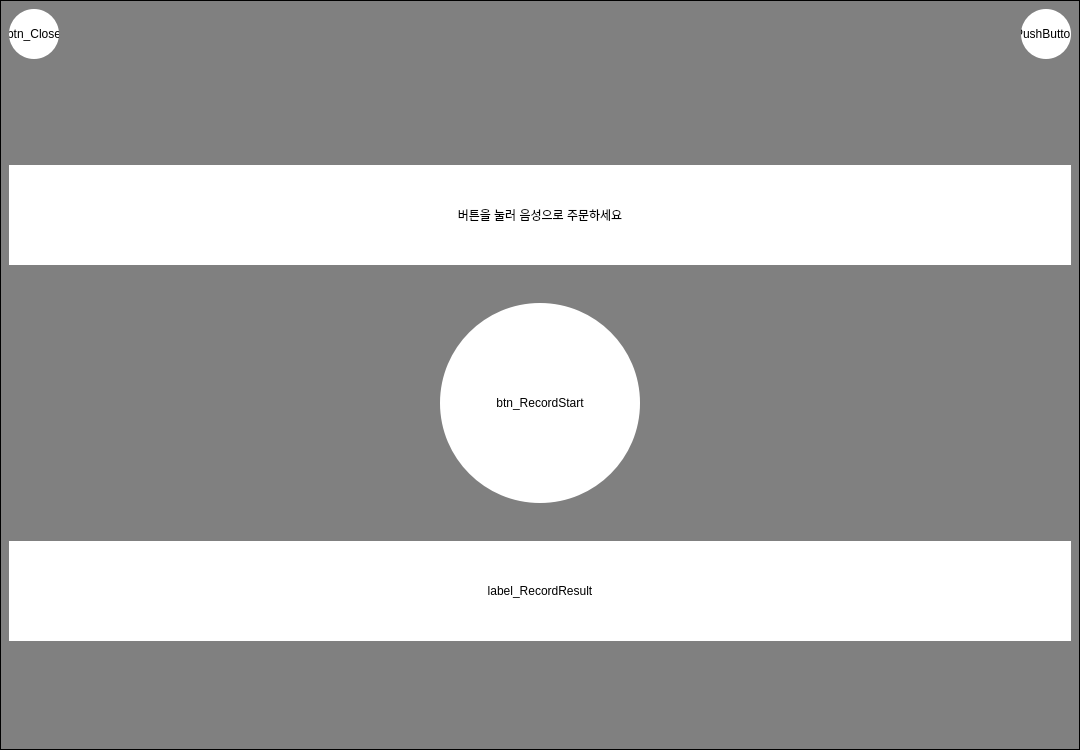
<?xml version="1.0" encoding="UTF-8"?>
<ui version="4.0">
 <class>Dialog</class>
 <widget class="QDialog" name="Dialog">
  <property name="geometry">
   <rect>
    <x>0</x>
    <y>0</y>
    <width>1080</width>
    <height>750</height>
   </rect>
  </property>
  <property name="windowTitle">
   <string>Dialog</string>
  </property>
  <property name="layoutDirection">
   <enum>Qt::LeftToRight</enum>
  </property>
  <property name="styleSheet">
   <string notr="true">QPushButton {
	border-radius: 100%;
	background: white;
}

QPushButton:hover {
	background: lightgrey;
}

QPushButton:pressed {}

QDialog {
	border: 1px solid;
	background: grey;
}

QLabel {
	background: white;
}</string>
  </property>
  <layout class="QGridLayout" name="gridLayout">
   <property name="leftMargin">
    <number>0</number>
   </property>
   <property name="topMargin">
    <number>0</number>
   </property>
   <property name="rightMargin">
    <number>0</number>
   </property>
   <property name="bottomMargin">
    <number>0</number>
   </property>
   <property name="horizontalSpacing">
    <number>0</number>
   </property>
   <item row="0" column="0">
    <widget class="QStackedWidget" name="stackedWidget">
     <property name="currentIndex">
      <number>0</number>
     </property>
     <widget class="QWidget" name="ai_StartPage">
      <layout class="QVBoxLayout" name="verticalLayout_2">
       <item>
        <layout class="QHBoxLayout" name="hLayout_0">
         <item>
          <widget class="QPushButton" name="pushButton_2">
           <property name="sizePolicy">
            <sizepolicy hsizetype="Fixed" vsizetype="Fixed">
             <horstretch>0</horstretch>
             <verstretch>0</verstretch>
            </sizepolicy>
           </property>
           <property name="minimumSize">
            <size>
             <width>50</width>
             <height>50</height>
            </size>
           </property>
           <property name="maximumSize">
            <size>
             <width>50</width>
             <height>50</height>
            </size>
           </property>
           <property name="styleSheet">
            <string notr="true">border-radius: 25px;</string>
           </property>
           <property name="text">
            <string>btn_Close</string>
           </property>
          </widget>
         </item>
         <item>
          <spacer name="horizontalSpacer">
           <property name="orientation">
            <enum>Qt::Horizontal</enum>
           </property>
           <property name="sizeHint" stdset="0">
            <size>
             <width>40</width>
             <height>20</height>
            </size>
           </property>
          </spacer>
         </item>
         <item>
          <widget class="QPushButton" name="pushButton">
           <property name="sizePolicy">
            <sizepolicy hsizetype="Fixed" vsizetype="Fixed">
             <horstretch>0</horstretch>
             <verstretch>0</verstretch>
            </sizepolicy>
           </property>
           <property name="minimumSize">
            <size>
             <width>50</width>
             <height>50</height>
            </size>
           </property>
           <property name="maximumSize">
            <size>
             <width>50</width>
             <height>50</height>
            </size>
           </property>
           <property name="styleSheet">
            <string notr="true">border-radius: 25px;</string>
           </property>
           <property name="text">
            <string>PushButton</string>
           </property>
          </widget>
         </item>
        </layout>
       </item>
       <item>
        <spacer name="vSpacer_1">
         <property name="orientation">
          <enum>Qt::Vertical</enum>
         </property>
         <property name="sizeType">
          <enum>QSizePolicy::Fixed</enum>
         </property>
         <property name="sizeHint" stdset="0">
          <size>
           <width>20</width>
           <height>100</height>
          </size>
         </property>
        </spacer>
       </item>
       <item>
        <widget class="QLabel" name="label_Title">
         <property name="sizePolicy">
          <sizepolicy hsizetype="Expanding" vsizetype="Fixed">
           <horstretch>0</horstretch>
           <verstretch>0</verstretch>
          </sizepolicy>
         </property>
         <property name="minimumSize">
          <size>
           <width>0</width>
           <height>100</height>
          </size>
         </property>
         <property name="maximumSize">
          <size>
           <width>16777215</width>
           <height>100</height>
          </size>
         </property>
         <property name="text">
          <string>버튼을 눌러 음성으로 주문하세요</string>
         </property>
         <property name="alignment">
          <set>Qt::AlignCenter</set>
         </property>
        </widget>
       </item>
       <item>
        <layout class="QHBoxLayout" name="hLayout_1">
         <item>
          <spacer name="verticalSpacer">
           <property name="orientation">
            <enum>Qt::Vertical</enum>
           </property>
           <property name="sizeHint" stdset="0">
            <size>
             <width>20</width>
             <height>40</height>
            </size>
           </property>
          </spacer>
         </item>
         <item>
          <widget class="QPushButton" name="btn_RecordStart">
           <property name="sizePolicy">
            <sizepolicy hsizetype="Fixed" vsizetype="Fixed">
             <horstretch>0</horstretch>
             <verstretch>0</verstretch>
            </sizepolicy>
           </property>
           <property name="minimumSize">
            <size>
             <width>200</width>
             <height>200</height>
            </size>
           </property>
           <property name="maximumSize">
            <size>
             <width>200</width>
             <height>200</height>
            </size>
           </property>
           <property name="styleSheet">
            <string notr="true"/>
           </property>
           <property name="text">
            <string>btn_RecordStart</string>
           </property>
          </widget>
         </item>
         <item>
          <spacer name="verticalSpacer_2">
           <property name="orientation">
            <enum>Qt::Vertical</enum>
           </property>
           <property name="sizeHint" stdset="0">
            <size>
             <width>20</width>
             <height>40</height>
            </size>
           </property>
          </spacer>
         </item>
        </layout>
       </item>
       <item>
        <widget class="QLabel" name="label_RecordResult">
         <property name="sizePolicy">
          <sizepolicy hsizetype="Expanding" vsizetype="Fixed">
           <horstretch>0</horstretch>
           <verstretch>0</verstretch>
          </sizepolicy>
         </property>
         <property name="minimumSize">
          <size>
           <width>0</width>
           <height>100</height>
          </size>
         </property>
         <property name="maximumSize">
          <size>
           <width>16777215</width>
           <height>100</height>
          </size>
         </property>
         <property name="text">
          <string>label_RecordResult</string>
         </property>
         <property name="alignment">
          <set>Qt::AlignCenter</set>
         </property>
        </widget>
       </item>
       <item>
        <spacer name="vSpacer_2">
         <property name="orientation">
          <enum>Qt::Vertical</enum>
         </property>
         <property name="sizeType">
          <enum>QSizePolicy::Fixed</enum>
         </property>
         <property name="sizeHint" stdset="0">
          <size>
           <width>20</width>
           <height>100</height>
          </size>
         </property>
        </spacer>
       </item>
      </layout>
     </widget>
     <widget class="QWidget" name="page_2"/>
    </widget>
   </item>
  </layout>
 </widget>
 <resources/>
 <connections>
  <connection>
   <sender>pushButton_2</sender>
   <signal>clicked()</signal>
   <receiver>Dialog</receiver>
   <slot>close()</slot>
   <hints>
    <hint type="sourcelabel">
     <x>25</x>
     <y>16</y>
    </hint>
    <hint type="destinationlabel">
     <x>214</x>
     <y>-80</y>
    </hint>
   </hints>
  </connection>
 </connections>
</ui>
